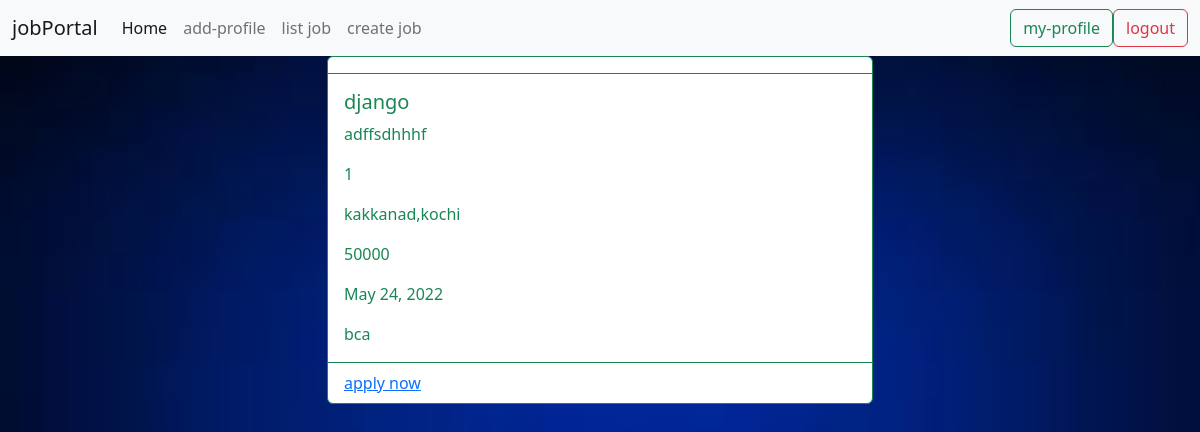
/candidate/jobs/detail/1 (signed in), run on the app's committed database.
### employer/models.py (models this page shows, shortened)
class Jobs(models.Model):
    posted_by=models.ForeignKey(User,on_delete=models.CASCADE,related_name='company')
    job_title=models.CharField(max_length=120)
    job_discription=models.TextField()
    role=models.CharField(max_length=120)
    experience=models.PositiveIntegerField(default=0)
    location=models.CharField(max_length=120)
    salary=models.PositiveIntegerField()
    created_date=models.DateField(auto_now_add=True)
    last_date=models.DateField(null=True)
    qulification=models.CharField(max_length=120,null=True)

### candidate/views.py (the view)
# urls.py: path('jobs/detail/<int:id>',views.CandidateJobDetailView.as_view(),name='cand-detailsjob'),
@method_decorator(signin_required,name='dispatch')
class CandidateJobDetailView(DetailView):
    model = Jobs
    template_name = 'cand-detailjob.html'
    context_object_name = 'job'
    pk_url_kwarg = 'id'
    def get_context_data(self, **kwargs):
        context=super().get_context_data(**kwargs)
        qs=Applications.objects.filter(applicant=self.request.user,job=self.object)
        print(qs)
        context['status']=qs
        return context

### users/decorator.py (called while the page is built)
def signin_required(fn):
    def wrapper(request,*args,**kwargs):
        if request.user.is_authenticated:
            return fn(request,*args,**kwargs)
        else:
            return redirect('login')
    return wrapper

### users/models.py (called while the page is built)
    @property
    def is_candidate(self):
        return self.role=='candidate'

### candidate/templates/cand-detailjob.html
{%extends 'base1.html'%}
{%block body_block%}
<div class="container">
    <div class="row">
        <div class="col-3"></div>
        <div class="col-6">
            <div class="card border-success mb-3" style="max-width: 18rem color:white;">
                  <div class="card-header bg-transparent border-success">{{job.title}}</div>
                  <div class="card-body text-success">
                        <h5 class="card-title">{{job.role}}</h5>
                        <p class="card-text">{{job.job_discription}}</p>
                       <p class="card-text">{{job.experience}}</p>
                      <p class="card-text">{{job.location}}</p>
                      <p class="card-text">{{job.salary}}</p>
                      <p class="card-text">{{job.last_date}}</p>
                      <p class="card-text">{{job.qulification}}</p>
                  </div>
                {%if status%}
                    <a href="#"></a>
                {%else%}
                  <div class="card-footer bg-transparent border-success"><a href="{%url 'apply-now' job.id %}">apply now</a></div>
                {%endif%}
            </div>
        </div>
        <div class="col-3"></div>
    </div>
</div>
{%endblock%}

### employer/static/css/style.css (style rules this page uses)
body { background-image: url(../ima/images.jpg); background-size: cover; }

### data on the page
Jobs: role "django", job_discription "adffsdhhhf", experience "1", location "kakkanad,kochi", salary "50000", last_date "May 24, 2022", qulification "bca"
